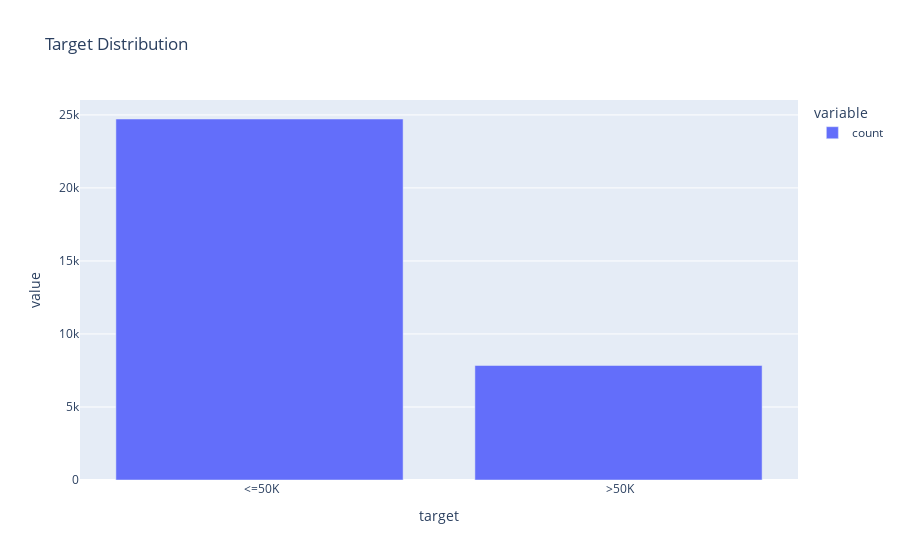

Notebook code for this chart:
### Code cell
df['target'].value_counts().plot(kind='bar', backend='plotly', title='Target Distribution')

### Figure 1 — Plotly figure (JSON) as saved in the notebook; plotly's stock layout.template omitted (floating-point values rounded to 4 significant figures)
{"data": [{"hovertemplate": "variable=count<br>target=%{x}<br>value=%{y}<extra></extra>", "legendgroup": "count", "marker": {"color": "#636efa", "pattern": {"shape": ""}}, "name": "count", "orientation": "v", "showlegend": true, "textposition": "auto", "type": "bar", "x": [" <=50K", " >50K"], "xaxis": "x", "y": [24720, 7841], "yaxis": "y"}], "layout": {"barmode": "relative", "legend": {"title": {"text": "variable"}, "tracegroupgap": 0}, "title": {"text": "Target Distribution"}, "xaxis": {"anchor": "y", "domain": [0, 1], "title": {"text": "target"}}, "yaxis": {"anchor": "x", "domain": [0, 1], "title": {"text": "value"}}}}
